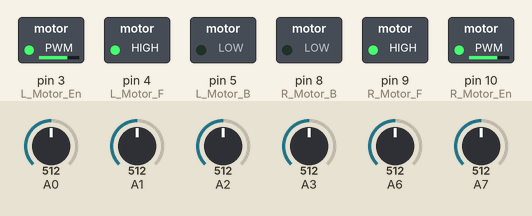
Recording of a sketch running on a simulated Arduino Uno, built with avr-gcc and run on an emulated ATmega328P. Parts: switched loads named in the sketch (green lamp = pin HIGH). The inputs (shaded band) are chosen by the test bench; at power-on: A0 = 512, A1 = 512, A2 = 512, A3 = 512, A6 = 512, A7 = 512.

Above: at 1.2 s.
1.3 s: A0 set to 992
At 2.4 s:
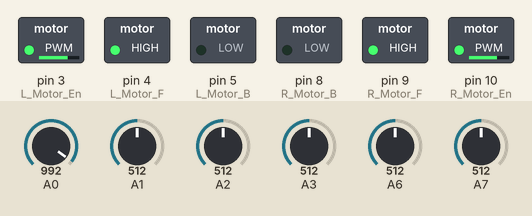
2.8 s: A1 set to 992
At 3.6 s:
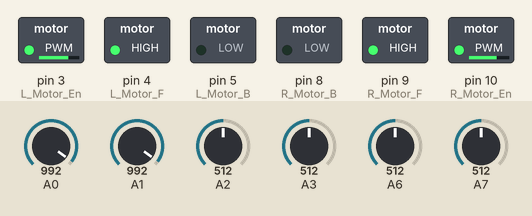
4.3 s: A2 set to 992
At 4.7 s:
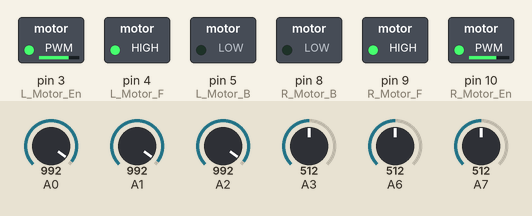
5.8 s: A3 set to 992
At 7.0 s:
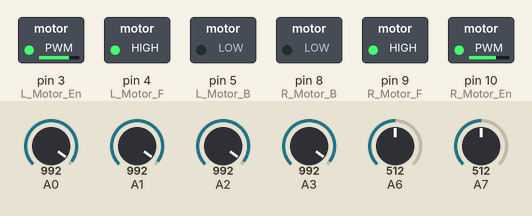
7.3 s: A6 set to 992
At 8.2 s:
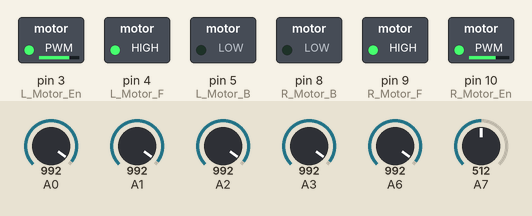
8.8 s: A7 set to 761
10.3 s: A7 set to 787
At 11.6 s:
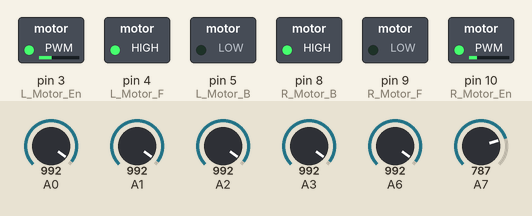
Timing chart, 0 to 12.8 s (numbered marks = the images above; inputs shaded):
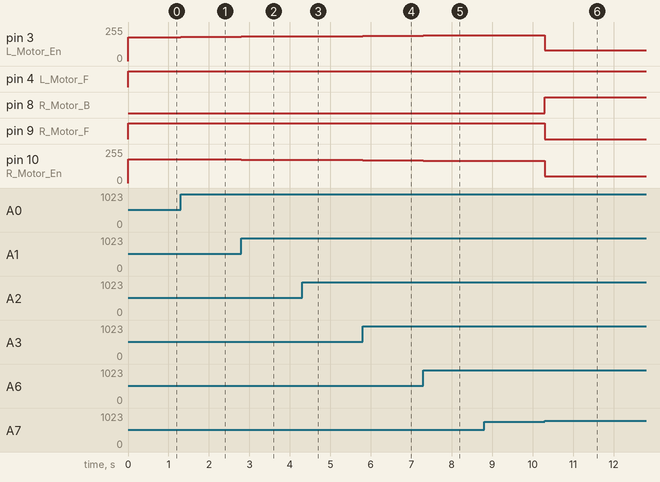

Measured:
- the behaviour switches between 779 and 780 on A7 (found by bisection; images 5 and 6)
- after the input at 1.3 s, pin 3 (L_Motor_En): 180/255 → 182/255 at once; pin 10 (R_Motor_En): 180/255 → 178/255 at once
- after the input at 2.8 s, pin 3 (L_Motor_En): 182/255 → 185/255 at once; pin 10 (R_Motor_En): 178/255 → 175/255 at once
- after the input at 4.3 s, pin 3 (L_Motor_En): 185/255 → 187/255 at once; pin 10 (R_Motor_En): 175/255 → 173/255 at once
- after the input at 5.8 s, pin 3 (L_Motor_En): 187/255 → 190/255 at once; pin 10 (R_Motor_En): 173/255 → 170/255 at once
- after the input at 7.3 s, pin 3 (L_Motor_En): 190/255 → 192/255 at once; pin 10 (R_Motor_En): 170/255 → 168/255 at once
- after the input at 8.8 s, every drawn part: stays the same
- after the input at 10.3 s, pin 3 (L_Motor_En): 192/255 → 80/255 at once; pin 8 (R_Motor_B): LOW → HIGH at once; pin 9 (R_Motor_F): HIGH → LOW at once; pin 10 (R_Motor_En): 168/255 → 50/255 at once

The sketch:

LFR_Nano.ino
```cpp
/* LFR Code Written by Rj Avro */

#define L_Motor_En 3
#define L_Motor_F 4
#define L_Motor_B 5
#define R_Motor_En 10
#define R_Motor_F 9
#define R_Motor_B 8

#define NUM_SENSORS 6


int thresholds[NUM_SENSORS + 2] = {780, 780, 780, 780, 780, 780, 780, 780};
int sValues[NUM_SENSORS + 2] = {0}, lastSensor;

int leftBaseSpeed = 180;
int rightBaseSpeed = 180;
int maxSpeed = 240;

float Kp = .5;
float Ki = 0.0;
float Kd =0.1;

int prevError, cumError;

void initialize();
void lineFollow();
int readSensor();
void drive(int, int);

void setup()
{
  initialize();
}

void loop()
{
  lineFollow();
}

void initialize()
{
  // pinMode for Motor Driver

  pinMode(L_Motor_F, OUTPUT);
  pinMode(L_Motor_B, OUTPUT);
  pinMode(R_Motor_F, OUTPUT);
  pinMode(R_Motor_B, OUTPUT);

  // No need if using Motor Driver Shield
  // initial motor speed = 0

  lastSensor = 0;
  prevError = 0;
  cumError = 0;

  // Serial.begin(9780);    // optional
  // Serial.println("Inatializing .........");    // optional
}

int readSensor()
{
  for (int i = 0; i < NUM_SENSORS + 2 ; i++)
  {
    if(i == 4 || i == 5)
    {
      continue;
    }
    // reading sensor values and converting into digital values
    if (analogRead(A0 + i) < thresholds[i])
    {
      sValues[i] = 1;
    }
    else
    {
      sValues[i] = 0;
    }

    // Serial.print(sValues[i]); // Serial.print(analogRead(i));
    // Serial.print(' ');
  }

  int erroR, sumS, sumWS, linepos;

  sumS = sValues[0] + sValues[1] + sValues[2] + sValues[3] + sValues[6] + sValues[7];

  if (sumS == 0) // no sensor are on the line & need to check for wall by ultrasonic sensor
  {
    return 420;
  }

  sumWS = (sValues[0] * 10) + (sValues[1] * 20) + (sValues[2] * 30) + (sValues[3] * 40) + (sValues[6] * 50) + (sValues[7] * 60);

  linepos = (sumWS / sumS); // weighted position

  erroR = linepos - 35;

  if (sValues[0] == 1)
  {
    lastSensor = 1;
  }
  else if (sValues[7] == 1)
  {
    lastSensor = 2;
  }

  return erroR;
}

void drive(int leftSpeed, int rightSpeed)
{
  //Serial.print(leftSpeed);
 // Serial.print(' ');
  //Serial.print(rightSpeed);

  analogWrite(L_Motor_En, abs(leftSpeed));
  analogWrite(R_Motor_En, abs(rightSpeed));

  if (leftSpeed > 0)
  {
    // forward
    digitalWrite(L_Motor_F, HIGH);
    digitalWrite(L_Motor_B, LOW);
  }
  else if (leftSpeed < 0)
  {
    //backward
    digitalWrite(L_Motor_F, LOW);
    digitalWrite(L_Motor_B, HIGH);
  }

  if (rightSpeed > 0)
  {
    digitalWrite(R_Motor_F, HIGH);
    digitalWrite(R_Motor_B, LOW);
  }
  else if (rightSpeed < 0)
  {
    digitalWrite(R_Motor_F, LOW);
    digitalWrite(R_Motor_B, HIGH);
  }
}

void lineFollow()
{
  int erroR, delSpeed;
  float P, I, D;

  erroR = readSensor();

  if (erroR == 420)
  {
    // no sensor is on the line
    // so we have to check for other options i.e Wall, Line Gaps etc.

    //returnung back to the line
    if (lastSensor == 1)
    {
      drive(-50, 80);
    }
    else if(lastSensor == 2)
    {
      drive(80, -50);
    }
  }
  else
  {
    // calculating PID Values for wheel Drive
    P = Kp * erroR;
    I = Ki * (erroR + cumError);
    D = Kd * (erroR - prevError);

    // calculating the difference of speed between two wheels
    delSpeed = P + I + D;

    // driving the wheel
    drive(constrain((leftBaseSpeed + delSpeed), 0, maxSpeed), constrain((rightBaseSpeed - delSpeed), 0, maxSpeed));

    prevError = erroR;
    cumError += erroR;

  }
}
```
